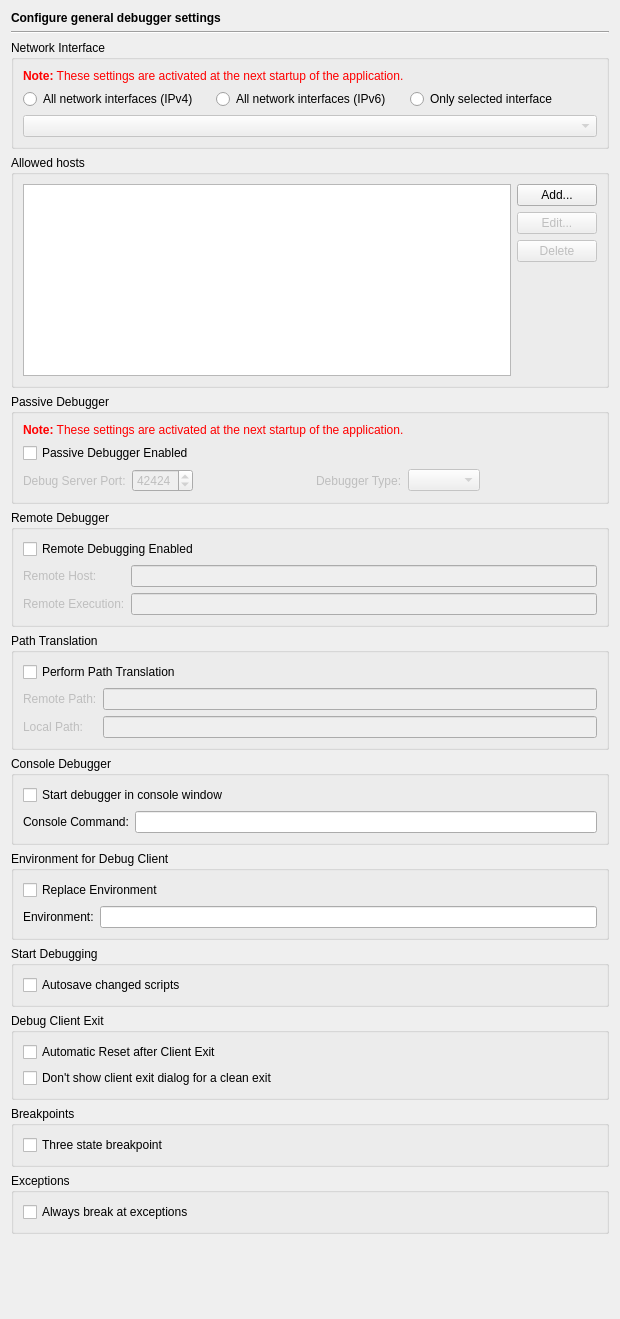
<?xml version="1.0" encoding="UTF-8"?>
<ui version="4.0">
 <class>DebuggerGeneralPage</class>
 <widget class="QWidget" name="DebuggerGeneralPage">
  <property name="geometry">
   <rect>
    <x>0</x>
    <y>0</y>
    <width>620</width>
    <height>1319</height>
   </rect>
  </property>
  <layout class="QVBoxLayout" name="verticalLayout_5">
   <item>
    <widget class="QLabel" name="headerLabel">
     <property name="text">
      <string>&lt;b&gt;Configure general debugger settings&lt;/b&gt;</string>
     </property>
    </widget>
   </item>
   <item>
    <widget class="Line" name="line11">
     <property name="frameShape">
      <enum>QFrame::HLine</enum>
     </property>
     <property name="frameShadow">
      <enum>QFrame::Sunken</enum>
     </property>
     <property name="orientation">
      <enum>Qt::Horizontal</enum>
     </property>
    </widget>
   </item>
   <item>
    <widget class="QGroupBox" name="groupBox_3">
     <property name="title">
      <string>Network Interface</string>
     </property>
     <layout class="QGridLayout" name="gridLayout_2">
      <item row="0" column="0" colspan="3">
       <widget class="QLabel" name="TextLabel1_2_3">
        <property name="text">
         <string>&lt;font color=&quot;#FF0000&quot;&gt;&lt;b&gt;Note:&lt;/b&gt; These settings are activated at the next startup of the application.&lt;/font&gt;</string>
        </property>
       </widget>
      </item>
      <item row="1" column="0">
       <widget class="QRadioButton" name="allInterfacesButton">
        <property name="toolTip">
         <string>Select to listen on all available network interfaces (IPv4 mode)</string>
        </property>
        <property name="text">
         <string>All network interfaces (IPv4)</string>
        </property>
       </widget>
      </item>
      <item row="1" column="1">
       <widget class="QRadioButton" name="all6InterfacesButton">
        <property name="toolTip">
         <string>Select to listen on all available network interfaces (IPv6 mode)</string>
        </property>
        <property name="text">
         <string>All network interfaces (IPv6)</string>
        </property>
       </widget>
      </item>
      <item row="1" column="2">
       <widget class="QRadioButton" name="selectedInterfaceButton">
        <property name="toolTip">
         <string>Select to listen on the configured interface</string>
        </property>
        <property name="text">
         <string>Only selected interface</string>
        </property>
       </widget>
      </item>
      <item row="2" column="0" colspan="3">
       <widget class="QComboBox" name="interfacesCombo">
        <property name="enabled">
         <bool>false</bool>
        </property>
        <property name="toolTip">
         <string>Select the network interface to listen on</string>
        </property>
       </widget>
      </item>
     </layout>
    </widget>
   </item>
   <item>
    <widget class="QGroupBox" name="groupBox_4">
     <property name="title">
      <string>Allowed hosts</string>
     </property>
     <layout class="QGridLayout">
      <item row="3" column="1">
       <spacer>
        <property name="orientation">
         <enum>Qt::Vertical</enum>
        </property>
        <property name="sizeHint" stdset="0">
         <size>
          <width>20</width>
          <height>40</height>
         </size>
        </property>
       </spacer>
      </item>
      <item row="2" column="1">
       <widget class="QPushButton" name="deleteAllowedHostButton">
        <property name="enabled">
         <bool>false</bool>
        </property>
        <property name="text">
         <string>Delete</string>
        </property>
       </widget>
      </item>
      <item row="1" column="1">
       <widget class="QPushButton" name="editAllowedHostButton">
        <property name="enabled">
         <bool>false</bool>
        </property>
        <property name="text">
         <string>Edit...</string>
        </property>
       </widget>
      </item>
      <item row="0" column="1">
       <widget class="QPushButton" name="addAllowedHostButton">
        <property name="text">
         <string>Add...</string>
        </property>
       </widget>
      </item>
      <item row="0" column="0" rowspan="4">
       <widget class="QListWidget" name="allowedHostsList">
        <property name="sizePolicy">
         <sizepolicy hsizetype="Expanding" vsizetype="Preferred">
          <horstretch>0</horstretch>
          <verstretch>0</verstretch>
         </sizepolicy>
        </property>
       </widget>
      </item>
     </layout>
    </widget>
   </item>
   <item>
    <widget class="QGroupBox" name="passiveDbgGroup">
     <property name="title">
      <string>Passive Debugger</string>
     </property>
     <layout class="QGridLayout" name="gridLayout">
      <item row="0" column="0" colspan="6">
       <widget class="QLabel" name="TextLabel1_2_2">
        <property name="text">
         <string>&lt;font color=&quot;#FF0000&quot;&gt;&lt;b&gt;Note:&lt;/b&gt; These settings are activated at the next startup of the application.&lt;/font&gt;</string>
        </property>
       </widget>
      </item>
      <item row="1" column="0" colspan="6">
       <widget class="QCheckBox" name="passiveDbgCheckBox">
        <property name="toolTip">
         <string>Enables the passive debug mode</string>
        </property>
        <property name="whatsThis">
         <string>&lt;b&gt;Passive Debugger Enabled&lt;/b&gt;
&lt;p&gt;This enables the passive debugging mode. In this mode the debug client (the script) connects to the debug server (the IDE). The script is started outside the IDE. This way mod_python or Zope scripts can be debugged.&lt;/p&gt;</string>
        </property>
        <property name="text">
         <string>Passive Debugger Enabled</string>
        </property>
       </widget>
      </item>
      <item row="2" column="0">
       <widget class="QLabel" name="passiveDbgPortLabel">
        <property name="enabled">
         <bool>false</bool>
        </property>
        <property name="text">
         <string>Debug Server Port:</string>
        </property>
       </widget>
      </item>
      <item row="2" column="1">
       <widget class="QSpinBox" name="passiveDbgPortSpinBox">
        <property name="enabled">
         <bool>false</bool>
        </property>
        <property name="toolTip">
         <string>Enter the port the debugger should listen on</string>
        </property>
        <property name="whatsThis">
         <string>&lt;b&gt;Debug Server Port&lt;/b&gt;
&lt;p&gt;Enter the port the debugger should listen on.&lt;/p&gt;</string>
        </property>
        <property name="minimum">
         <number>1024</number>
        </property>
        <property name="maximum">
         <number>65535</number>
        </property>
        <property name="value">
         <number>42424</number>
        </property>
       </widget>
      </item>
      <item row="2" column="2">
       <spacer name="horizontalSpacer_2">
        <property name="orientation">
         <enum>Qt::Horizontal</enum>
        </property>
        <property name="sizeHint" stdset="0">
         <size>
          <width>91</width>
          <height>20</height>
         </size>
        </property>
       </spacer>
      </item>
      <item row="2" column="3">
       <widget class="QLabel" name="label">
        <property name="enabled">
         <bool>false</bool>
        </property>
        <property name="text">
         <string>Debugger Type:</string>
        </property>
       </widget>
      </item>
      <item row="2" column="4">
       <widget class="QComboBox" name="passiveDbgBackendCombo">
        <property name="enabled">
         <bool>false</bool>
        </property>
        <property name="toolTip">
         <string>Select the debugger type of the backend</string>
        </property>
       </widget>
      </item>
      <item row="2" column="5">
       <spacer name="horizontalSpacer">
        <property name="orientation">
         <enum>Qt::Horizontal</enum>
        </property>
        <property name="sizeHint" stdset="0">
         <size>
          <width>91</width>
          <height>20</height>
         </size>
        </property>
       </spacer>
      </item>
     </layout>
    </widget>
   </item>
   <item>
    <widget class="QGroupBox" name="groupBox_2">
     <property name="title">
      <string>Remote Debugger</string>
     </property>
     <layout class="QGridLayout">
      <item row="2" column="0">
       <widget class="QLabel" name="execLabel">
        <property name="enabled">
         <bool>false</bool>
        </property>
        <property name="text">
         <string>Remote Execution:</string>
        </property>
        <property name="buddy">
         <cstring>execLineEdit</cstring>
        </property>
       </widget>
      </item>
      <item row="2" column="1">
       <widget class="QLineEdit" name="execLineEdit">
        <property name="enabled">
         <bool>false</bool>
        </property>
        <property name="toolTip">
         <string>Enter the remote execution command.</string>
        </property>
        <property name="whatsThis">
         <string>&lt;b&gt;Remote Execution&lt;/b&gt;
&lt;p&gt;Enter the remote execution command (e.g. ssh). This command is used to log into the remote host and execute the remote debugger.&lt;/p&gt;</string>
        </property>
       </widget>
      </item>
      <item row="1" column="1">
       <widget class="QLineEdit" name="hostLineEdit">
        <property name="enabled">
         <bool>false</bool>
        </property>
        <property name="toolTip">
         <string>Enter the hostname of the remote machine.</string>
        </property>
        <property name="whatsThis">
         <string>&lt;b&gt;Remote Host&lt;/b&gt;
&lt;p&gt;Enter the hostname of the remote machine.&lt;/p&gt;</string>
        </property>
       </widget>
      </item>
      <item row="1" column="0">
       <widget class="QLabel" name="hostLabel">
        <property name="enabled">
         <bool>false</bool>
        </property>
        <property name="text">
         <string>Remote Host:</string>
        </property>
        <property name="buddy">
         <cstring>hostLineEdit</cstring>
        </property>
       </widget>
      </item>
      <item row="0" column="0" colspan="2">
       <widget class="QCheckBox" name="remoteCheckBox">
        <property name="toolTip">
         <string>Enable remote debugging</string>
        </property>
        <property name="whatsThis">
         <string>This enables the remote debugger. Please enter the hostname of the remote machine and the command for the remote execution (e.g. ssh) below.</string>
        </property>
        <property name="text">
         <string>Remote Debugging Enabled</string>
        </property>
       </widget>
      </item>
     </layout>
    </widget>
   </item>
   <item>
    <widget class="QGroupBox" name="dbgPathTranslationGroup">
     <property name="title">
      <string>Path Translation</string>
     </property>
     <layout class="QGridLayout" name="_2">
      <item row="0" column="0" colspan="2">
       <widget class="QCheckBox" name="dbgPathTranslationCheckBox">
        <property name="toolTip">
         <string>Select to perform path translation</string>
        </property>
        <property name="text">
         <string>Perform Path Translation</string>
        </property>
       </widget>
      </item>
      <item row="2" column="0">
       <widget class="QLabel" name="textLabel2_9">
        <property name="enabled">
         <bool>false</bool>
        </property>
        <property name="text">
         <string>Local Path:</string>
        </property>
       </widget>
      </item>
      <item row="2" column="1">
       <widget class="QLineEdit" name="dbgTranslationLocalEdit">
        <property name="enabled">
         <bool>false</bool>
        </property>
        <property name="toolTip">
         <string>Enter the local path</string>
        </property>
       </widget>
      </item>
      <item row="1" column="1">
       <widget class="QLineEdit" name="dbgTranslationRemoteEdit">
        <property name="enabled">
         <bool>false</bool>
        </property>
        <property name="toolTip">
         <string>Enter the remote path</string>
        </property>
       </widget>
      </item>
      <item row="1" column="0">
       <widget class="QLabel" name="textLabel1_18">
        <property name="enabled">
         <bool>false</bool>
        </property>
        <property name="text">
         <string>Remote Path:</string>
        </property>
       </widget>
      </item>
     </layout>
    </widget>
   </item>
   <item>
    <widget class="QGroupBox" name="groupBox_6">
     <property name="title">
      <string>Console Debugger</string>
     </property>
     <layout class="QGridLayout" name="_4">
      <item row="1" column="1">
       <widget class="QLineEdit" name="consoleDbgEdit">
        <property name="toolTip">
         <string>Enter the console command (e.g. xterm -e)</string>
        </property>
        <property name="whatsThis">
         <string>&lt;b&gt;Console Command&lt;/b&gt;
&lt;p&gt;Enter the console command (e.g. xterm -e). This command is used to open a command window for the debugger.&lt;/p&gt;</string>
        </property>
       </widget>
      </item>
      <item row="1" column="0">
       <widget class="QLabel" name="textLabel1_17">
        <property name="text">
         <string>Console Command:</string>
        </property>
       </widget>
      </item>
      <item row="0" column="0" colspan="2">
       <widget class="QCheckBox" name="consoleDbgCheckBox">
        <property name="toolTip">
         <string>Select to start the debugger in a console window (e.g. xterm)</string>
        </property>
        <property name="text">
         <string>Start debugger in console window</string>
        </property>
       </widget>
      </item>
     </layout>
    </widget>
   </item>
   <item>
    <widget class="QGroupBox" name="groupBox_5">
     <property name="title">
      <string>Environment for Debug Client</string>
     </property>
     <layout class="QGridLayout" name="_3">
      <item row="0" column="0" colspan="2">
       <widget class="QCheckBox" name="debugEnvironReplaceCheckBox">
        <property name="toolTip">
         <string>Select, if the environment should be replaced.</string>
        </property>
        <property name="whatsThis">
         <string>&lt;b&gt;Replace Environment&lt;/b&gt;
&lt;p&gt;If this entry is checked, the environment of the debugger will be replaced by the entries of the environment variables field. If it is unchecked, the environment will be ammended by these settings.&lt;/p&gt;</string>
        </property>
        <property name="text">
         <string>Replace Environment</string>
        </property>
       </widget>
      </item>
      <item row="1" column="0">
       <widget class="QLabel" name="textLabel1_16">
        <property name="text">
         <string>Environment:</string>
        </property>
       </widget>
      </item>
      <item row="1" column="1">
       <widget class="QLineEdit" name="debugEnvironEdit">
        <property name="toolTip">
         <string>Enter the environment variables to be set.</string>
        </property>
        <property name="whatsThis">
         <string>&lt;b&gt;Environment&lt;/b&gt;
&lt;p&gt;Enter the environment variables to be set for the debugger. The individual settings must be separate by whitespace and be given in the form 'var=value'.&lt;/p&gt;
&lt;p&gt;Example: var1=1 var2=&quot;hello world&quot;&lt;/p&gt;</string>
        </property>
       </widget>
      </item>
     </layout>
    </widget>
   </item>
   <item>
    <widget class="QGroupBox" name="groupBox">
     <property name="title">
      <string>Start Debugging</string>
     </property>
     <layout class="QVBoxLayout" name="verticalLayout">
      <item>
       <widget class="QCheckBox" name="debugAutoSaveScriptsCheckBox">
        <property name="toolTip">
         <string>Select, whether changed scripts should be saved upon a debug, run, ... action.</string>
        </property>
        <property name="text">
         <string>Autosave changed scripts</string>
        </property>
       </widget>
      </item>
     </layout>
    </widget>
   </item>
   <item>
    <widget class="QGroupBox" name="groupBox_7">
     <property name="title">
      <string>Debug Client Exit</string>
     </property>
     <layout class="QVBoxLayout" name="verticalLayout_3">
      <item>
       <widget class="QCheckBox" name="automaticResetCheckBox">
        <property name="toolTip">
         <string>Select, whether a reset of the debug client should be performed after a client exit</string>
        </property>
        <property name="text">
         <string>Automatic Reset after Client Exit</string>
        </property>
       </widget>
      </item>
      <item>
       <widget class="QCheckBox" name="dontShowClientExitCheckBox">
        <property name="toolTip">
         <string>Select to suppress the client exit dialog for a clean exit</string>
        </property>
        <property name="text">
         <string>Don't show client exit dialog for a clean exit</string>
        </property>
       </widget>
      </item>
     </layout>
    </widget>
   </item>
   <item>
    <widget class="QGroupBox" name="groupBox_8">
     <property name="title">
      <string>Breakpoints</string>
     </property>
     <layout class="QVBoxLayout" name="verticalLayout_2">
      <item>
       <widget class="QCheckBox" name="debugThreeStateBreakPoint">
        <property name="toolTip">
         <string>Select to change the breakpoint toggle order from Off-&gt;On-&gt;Off to Off-&gt;On (permanent)-&gt;On (temporary)-&gt;Off</string>
        </property>
        <property name="text">
         <string>Three state breakpoint</string>
        </property>
       </widget>
      </item>
     </layout>
    </widget>
   </item>
   <item>
    <widget class="QGroupBox" name="groupBox_9">
     <property name="title">
      <string>Exceptions</string>
     </property>
     <layout class="QVBoxLayout" name="verticalLayout_4">
      <item>
       <widget class="QCheckBox" name="exceptionBreakCheckBox">
        <property name="toolTip">
         <string>Select to always break at exceptions</string>
        </property>
        <property name="text">
         <string>Always break at exceptions</string>
        </property>
       </widget>
      </item>
     </layout>
    </widget>
   </item>
   <item>
    <spacer name="verticalSpacer">
     <property name="orientation">
      <enum>Qt::Vertical</enum>
     </property>
     <property name="sizeHint" stdset="0">
      <size>
       <width>20</width>
       <height>28</height>
      </size>
     </property>
    </spacer>
   </item>
  </layout>
 </widget>
 <tabstops>
  <tabstop>allInterfacesButton</tabstop>
  <tabstop>all6InterfacesButton</tabstop>
  <tabstop>selectedInterfaceButton</tabstop>
  <tabstop>interfacesCombo</tabstop>
  <tabstop>allowedHostsList</tabstop>
  <tabstop>addAllowedHostButton</tabstop>
  <tabstop>editAllowedHostButton</tabstop>
  <tabstop>deleteAllowedHostButton</tabstop>
  <tabstop>passiveDbgCheckBox</tabstop>
  <tabstop>passiveDbgPortSpinBox</tabstop>
  <tabstop>passiveDbgBackendCombo</tabstop>
  <tabstop>remoteCheckBox</tabstop>
  <tabstop>hostLineEdit</tabstop>
  <tabstop>execLineEdit</tabstop>
  <tabstop>dbgPathTranslationCheckBox</tabstop>
  <tabstop>dbgTranslationRemoteEdit</tabstop>
  <tabstop>dbgTranslationLocalEdit</tabstop>
  <tabstop>consoleDbgCheckBox</tabstop>
  <tabstop>consoleDbgEdit</tabstop>
  <tabstop>debugEnvironReplaceCheckBox</tabstop>
  <tabstop>debugEnvironEdit</tabstop>
  <tabstop>debugAutoSaveScriptsCheckBox</tabstop>
  <tabstop>automaticResetCheckBox</tabstop>
  <tabstop>dontShowClientExitCheckBox</tabstop>
  <tabstop>debugThreeStateBreakPoint</tabstop>
  <tabstop>exceptionBreakCheckBox</tabstop>
 </tabstops>
 <resources/>
 <connections>
  <connection>
   <sender>passiveDbgCheckBox</sender>
   <signal>toggled(bool)</signal>
   <receiver>passiveDbgPortLabel</receiver>
   <slot>setEnabled(bool)</slot>
   <hints>
    <hint type="sourcelabel">
     <x>121</x>
     <y>467</y>
    </hint>
    <hint type="destinationlabel">
     <x>107</x>
     <y>498</y>
    </hint>
   </hints>
  </connection>
  <connection>
   <sender>passiveDbgCheckBox</sender>
   <signal>toggled(bool)</signal>
   <receiver>passiveDbgPortSpinBox</receiver>
   <slot>setEnabled(bool)</slot>
   <hints>
    <hint type="sourcelabel">
     <x>219</x>
     <y>467</y>
    </hint>
    <hint type="destinationlabel">
     <x>205</x>
     <y>498</y>
    </hint>
   </hints>
  </connection>
  <connection>
   <sender>remoteCheckBox</sender>
   <signal>toggled(bool)</signal>
   <receiver>execLineEdit</receiver>
   <slot>setEnabled(bool)</slot>
   <hints>
    <hint type="sourcelabel">
     <x>294</x>
     <y>568</y>
    </hint>
    <hint type="destinationlabel">
     <x>587</x>
     <y>630</y>
    </hint>
   </hints>
  </connection>
  <connection>
   <sender>remoteCheckBox</sender>
   <signal>toggled(bool)</signal>
   <receiver>execLabel</receiver>
   <slot>setEnabled(bool)</slot>
   <hints>
    <hint type="sourcelabel">
     <x>160</x>
     <y>568</y>
    </hint>
    <hint type="destinationlabel">
     <x>128</x>
     <y>630</y>
    </hint>
   </hints>
  </connection>
  <connection>
   <sender>remoteCheckBox</sender>
   <signal>toggled(bool)</signal>
   <receiver>hostLabel</receiver>
   <slot>setEnabled(bool)</slot>
   <hints>
    <hint type="sourcelabel">
     <x>147</x>
     <y>568</y>
    </hint>
    <hint type="destinationlabel">
     <x>86</x>
     <y>599</y>
    </hint>
   </hints>
  </connection>
  <connection>
   <sender>remoteCheckBox</sender>
   <signal>toggled(bool)</signal>
   <receiver>hostLineEdit</receiver>
   <slot>setEnabled(bool)</slot>
   <hints>
    <hint type="sourcelabel">
     <x>263</x>
     <y>568</y>
    </hint>
    <hint type="destinationlabel">
     <x>587</x>
     <y>599</y>
    </hint>
   </hints>
  </connection>
  <connection>
   <sender>selectedInterfaceButton</sender>
   <signal>toggled(bool)</signal>
   <receiver>interfacesCombo</receiver>
   <slot>setEnabled(bool)</slot>
   <hints>
    <hint type="sourcelabel">
     <x>587</x>
     <y>107</y>
    </hint>
    <hint type="destinationlabel">
     <x>307</x>
     <y>137</y>
    </hint>
   </hints>
  </connection>
  <connection>
   <sender>passiveDbgCheckBox</sender>
   <signal>toggled(bool)</signal>
   <receiver>label</receiver>
   <slot>setEnabled(bool)</slot>
   <hints>
    <hint type="sourcelabel">
     <x>78</x>
     <y>467</y>
    </hint>
    <hint type="destinationlabel">
     <x>410</x>
     <y>498</y>
    </hint>
   </hints>
  </connection>
  <connection>
   <sender>passiveDbgCheckBox</sender>
   <signal>toggled(bool)</signal>
   <receiver>passiveDbgBackendCombo</receiver>
   <slot>setEnabled(bool)</slot>
   <hints>
    <hint type="sourcelabel">
     <x>257</x>
     <y>467</y>
    </hint>
    <hint type="destinationlabel">
     <x>484</x>
     <y>497</y>
    </hint>
   </hints>
  </connection>
  <connection>
   <sender>dbgPathTranslationCheckBox</sender>
   <signal>toggled(bool)</signal>
   <receiver>dbgTranslationRemoteEdit</receiver>
   <slot>setEnabled(bool)</slot>
   <hints>
    <hint type="sourcelabel">
     <x>74</x>
     <y>700</y>
    </hint>
    <hint type="destinationlabel">
     <x>241</x>
     <y>731</y>
    </hint>
   </hints>
  </connection>
  <connection>
   <sender>dbgPathTranslationCheckBox</sender>
   <signal>toggled(bool)</signal>
   <receiver>textLabel1_18</receiver>
   <slot>setEnabled(bool)</slot>
   <hints>
    <hint type="sourcelabel">
     <x>54</x>
     <y>700</y>
    </hint>
    <hint type="destinationlabel">
     <x>56</x>
     <y>731</y>
    </hint>
   </hints>
  </connection>
  <connection>
   <sender>dbgPathTranslationCheckBox</sender>
   <signal>toggled(bool)</signal>
   <receiver>textLabel2_9</receiver>
   <slot>setEnabled(bool)</slot>
   <hints>
    <hint type="sourcelabel">
     <x>104</x>
     <y>700</y>
    </hint>
    <hint type="destinationlabel">
     <x>89</x>
     <y>762</y>
    </hint>
   </hints>
  </connection>
  <connection>
   <sender>dbgPathTranslationCheckBox</sender>
   <signal>toggled(bool)</signal>
   <receiver>dbgTranslationLocalEdit</receiver>
   <slot>setEnabled(bool)</slot>
   <hints>
    <hint type="sourcelabel">
     <x>273</x>
     <y>700</y>
    </hint>
    <hint type="destinationlabel">
     <x>353</x>
     <y>762</y>
    </hint>
   </hints>
  </connection>
 </connections>
</ui>
